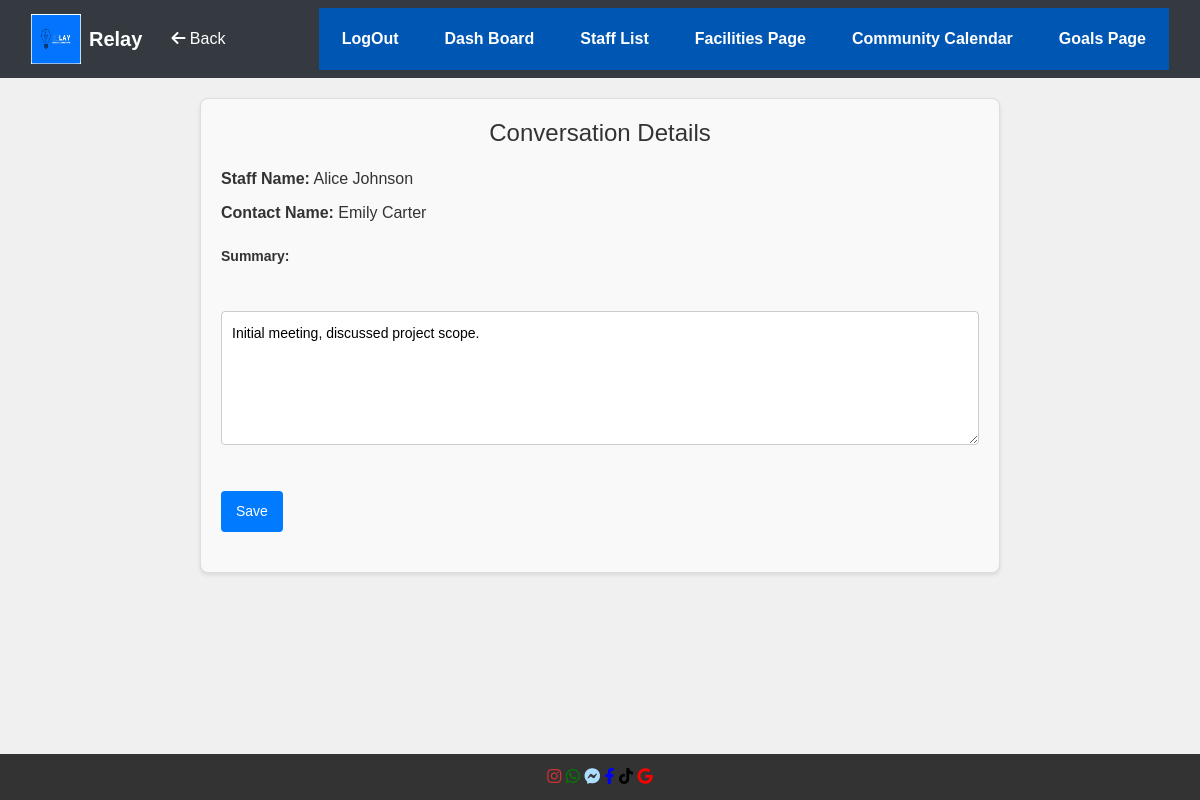
Page /conversationDetails.php?id=1 on the committed database.
### tables this page shows
CREATE TABLE "Conversations"
(
    ConversationID   INTEGER
        primary key,
    ConnectionID     INTEGER
        references Connections,
    TypeID           INTEGER
        references ConversationsType,
    Summary          TEXT,
    ConversationDate DateTime
);

CREATE TABLE Staff (
                       StaffID INTEGER PRIMARY KEY,
                       Name TEXT NOT NULL,
                       TypeID INTEGER,
                       Email TEXT,
                       Phone TEXT,
                       FOREIGN KEY (TypeID) REFERENCES StaffType(TypeID)
);

CREATE TABLE Contacts (
                          ContactID INTEGER PRIMARY KEY,
                          Name TEXT NOT NULL,
                          Email TEXT,
                          Number TEXT
);

### conversationDetails.php (called while the page is built, shortened)
<?php
require_once 'Models/ConversationData.php';
$conversationModel = new ConversationData();
$conversationID = $_GET['id'];
$conversationDetails = $conversationModel->getConversationDetails($conversationID);
include 'Views/conversationDetails.phtml';

### Models/Database.php (called while the page is built)
<?php
class Database {
    private static $instance = null;
    private $conn;
    private function __construct() {
        try {
            $this->conn = new PDO('sqlite:' . __DIR__ . '/../dataBase.sqlite');
            $this->conn->setAttribute(PDO::ATTR_ERRMODE, PDO::ERRMODE_EXCEPTION);
        } catch (PDOException $e) {
            die("Database connection failed: " . $e->getMessage());
        }
    }
    public static function getInstance() {
        if (!self::$instance) {
            self::$instance = new Database();
        }
        return self::$instance;
    }
    public function getConnection() {
        return $this->conn;
    }
}

### Models/ConversationData.php (called while the page is built, shortened)
<?php
require_once 'Database.php';
class ConversationData {
    private $db;
    public function __construct() {
        $this->db = Database::getInstance()->getConnection();
    }
    public function getConversationDetails($conversationID) {
        $query = "
        SELECT
            c.conversationID,
            c.summary,
            s.Name AS staffName,
            co.Name AS contactName,
            c.ConversationDate,
            c.TypeID,
            ct.ConversationType
        FROM Conversations c
        LEFT JOIN Connections con ON c.connectionID = con.ConnectionID
        LEFT JOIN Staff s ON con.StaffID = s.StaffID
        LEFT JOIN Contacts co ON con.ContactID = co.ContactID
        LEFT JOIN ConversationsType ct ON ct.TypeID = c.TypeID
        WHERE c.conversationID = :conversationID
    ";
        $stmt = $this->db->prepare($query);
        $stmt->execute([':conversationID' => $conversationID]);
        return $stmt->fetch(PDO::FETCH_ASSOC);
    }
}

### Views/conversationDetails.phtml (the view, shortened to what this page needs)
<?php include_once "views/template/header.phtml"; ?>
<div class="conversation-details">
    <h1>Conversation Details</h1>
    <p><strong>Staff Name:</strong> <?= htmlspecialchars($conversationDetails['staffName']) ?></p>
    <p><strong>Contact Name:</strong> <?= htmlspecialchars($conversationDetails['contactName']) ?></p>
    <form method="POST" action="">
        <label for="summary"><strong>Summary:</strong></label><br>
        <textarea id="summary" name="summary" rows="5" cols="50" class="textarea"><?= htmlspecialchars($conversationDetails['Summary']) ?></textarea><br><br>
        <button type="submit" class="btn btn-primary">Save</button>
    </form>
</div>
<?php include_once "views/template/footer.phtml"; ?>

### css/styles.css (style rules this page uses)
body, h1, h2, h3, p, ul, li { margin: 0; padding: 0; box-sizing: border-box; }
body { font-family: Arial, sans-serif; background-color: #f0f0f0; color: #333; line-height: 1.6; padding-bottom: 5vw; }
h1 { text-align: center; color: #333; margin-bottom: 20px; }
form { margin: 20px 0; }
form input[type="text"], form input[type="email"], form input[type="number"], form textarea { width: 100%; padding: 10px; margin: 10px 0; border: 1px solid #ccc; border-radius: 5px; }
.btn-primary { background-color: #007bff; color: #fff; }
.conversation-details { max-width: 800px; margin: 20px auto; padding: 20px; background-color: #f9f9f9; border: 1px solid #ddd; border-radius: 8px; box-shadow: 0 2px 4px rgba(0, 0, 0, 0.1); }
.conversation-details h1 { font-size: 24px; margin-bottom: 20px; text-align: center; color: #333; }
.conversation-details p { font-size: 16px; margin: 10px 0; line-height: 1.5; }
.conversation-details form { margin-top: 20px; }
.conversation-details form label { font-weight: bold; display: block; margin-bottom: 8px; font-size: 14px; }
.conversation-details form textarea { width: 100%; max-width: 100%; min-height: 120px; padding: 10px; font-size: 14px; border: 1px solid #ccc; border-radius: 4px; resize: vertical; }
.conversation-details form button { display: inline-block; background-color: #007bff; color: #fff; border: none; padding: 10px 15px; font-size: 14px; border-radius: 4px; cursor: pointer; transition: background-color 0.3s; margin-top: 10px; }
.btn-primary { background-color: #007BFF; color: #fff; }

### rows in the picture
conversations: staff.Name "Alice Johnson", contacts.Name "Emily Carter", summary "Initial meeting, discussed project scope."
